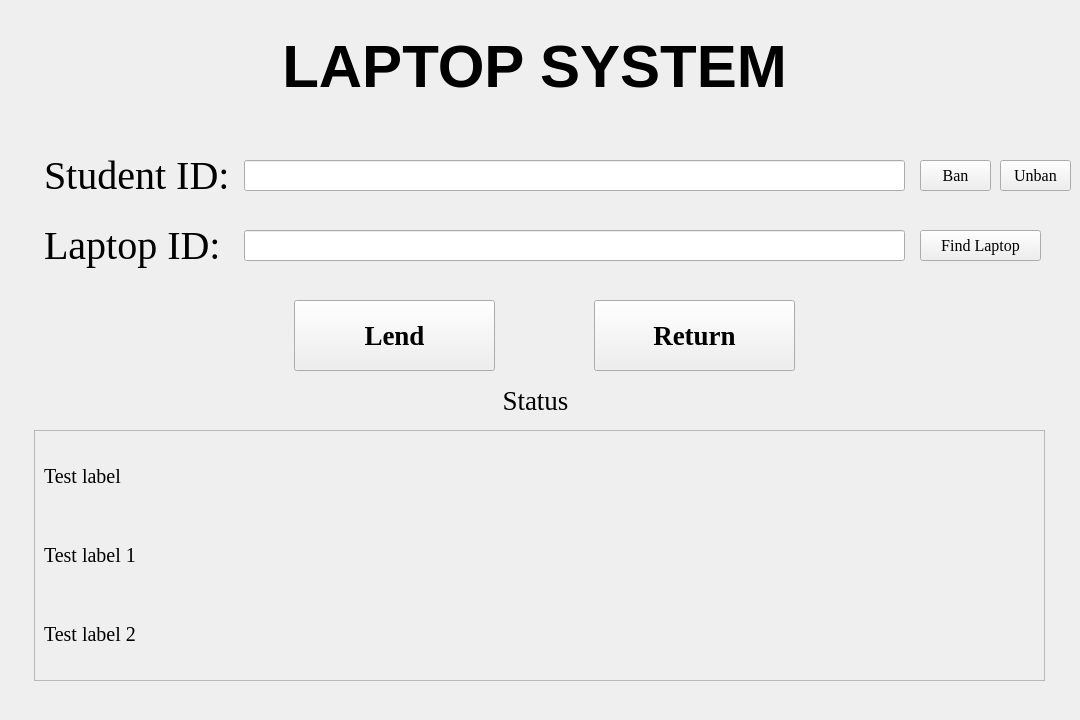
<?xml version="1.0" encoding="UTF-8"?>
<ui version="4.0">
 <class>MainWindow</class>
 <widget class="QMainWindow" name="MainWindow">
  <property name="geometry">
   <rect>
    <x>0</x>
    <y>0</y>
    <width>1080</width>
    <height>720</height>
   </rect>
  </property>
  <property name="minimumSize">
   <size>
    <width>1080</width>
    <height>720</height>
   </size>
  </property>
  <property name="windowTitle">
   <string>MainWindow</string>
  </property>
  <property name="autoFillBackground">
   <bool>false</bool>
  </property>
  <property name="styleSheet">
   <string notr="true">selection-color: rgb(170, 255, 255);</string>
  </property>
  <widget class="QWidget" name="centralwidget">
   <widget class="QLabel" name="studentID_label">
    <property name="geometry">
     <rect>
      <x>44</x>
      <y>150</y>
      <width>191</width>
      <height>51</height>
     </rect>
    </property>
    <property name="font">
     <font>
      <family>Times New Roman</family>
      <pointsize>30</pointsize>
     </font>
    </property>
    <property name="text">
     <string>Student ID:</string>
    </property>
   </widget>
   <widget class="QLabel" name="laptopID_label">
    <property name="geometry">
     <rect>
      <x>44</x>
      <y>220</y>
      <width>191</width>
      <height>51</height>
     </rect>
    </property>
    <property name="font">
     <font>
      <family>Times New Roman</family>
      <pointsize>30</pointsize>
     </font>
    </property>
    <property name="text">
     <string>Laptop ID:</string>
    </property>
   </widget>
   <widget class="QScrollArea" name="display_borrowed_laptops">
    <property name="geometry">
     <rect>
      <x>34</x>
      <y>430</y>
      <width>1011</width>
      <height>251</height>
     </rect>
    </property>
    <property name="font">
     <font>
      <family>Times New Roman</family>
      <pointsize>20</pointsize>
     </font>
    </property>
    <property name="mouseTracking">
     <bool>true</bool>
    </property>
    <property name="styleSheet">
     <string notr="true"/>
    </property>
    <property name="lineWidth">
     <number>1</number>
    </property>
    <property name="widgetResizable">
     <bool>true</bool>
    </property>
    <widget class="QWidget" name="scroll_contents">
     <property name="geometry">
      <rect>
       <x>0</x>
       <y>0</y>
       <width>1009</width>
       <height>249</height>
      </rect>
     </property>
     <property name="font">
      <font>
       <family>Times New Roman</family>
       <pointsize>20</pointsize>
      </font>
     </property>
     <property name="mouseTracking">
      <bool>true</bool>
     </property>
     <layout class="QVBoxLayout" name="verticalLayout">
      <item>
       <widget class="QLabel" name="test_label">
        <property name="font">
         <font>
          <family>Times New Roman</family>
          <pointsize>15</pointsize>
         </font>
        </property>
        <property name="text">
         <string>Test label</string>
        </property>
       </widget>
      </item>
      <item>
       <widget class="QLabel" name="test_label1">
        <property name="font">
         <font>
          <family>Times New Roman</family>
          <pointsize>15</pointsize>
         </font>
        </property>
        <property name="text">
         <string>Test label 1</string>
        </property>
       </widget>
      </item>
      <item>
       <widget class="QLabel" name="test_label2">
        <property name="font">
         <font>
          <family>Times New Roman</family>
          <pointsize>15</pointsize>
         </font>
        </property>
        <property name="text">
         <string>Test label 2</string>
        </property>
       </widget>
      </item>
     </layout>
    </widget>
   </widget>
   <widget class="QLineEdit" name="SID_input">
    <property name="geometry">
     <rect>
      <x>244</x>
      <y>160</y>
      <width>661</width>
      <height>31</height>
     </rect>
    </property>
    <property name="font">
     <font>
      <family>Times New Roman</family>
      <pointsize>15</pointsize>
     </font>
    </property>
   </widget>
   <widget class="QLineEdit" name="LID_input">
    <property name="geometry">
     <rect>
      <x>244</x>
      <y>230</y>
      <width>661</width>
      <height>31</height>
     </rect>
    </property>
    <property name="font">
     <font>
      <family>Times New Roman</family>
      <pointsize>15</pointsize>
     </font>
    </property>
   </widget>
   <widget class="QLabel" name="mainLabel">
    <property name="geometry">
     <rect>
      <x>-6</x>
      <y>20</y>
      <width>1081</width>
      <height>91</height>
     </rect>
    </property>
    <property name="font">
     <font>
      <pointsize>45</pointsize>
      <weight>75</weight>
      <bold>true</bold>
      <underline>false</underline>
      <kerning>true</kerning>
     </font>
    </property>
    <property name="text">
     <string>LAPTOP SYSTEM</string>
    </property>
    <property name="alignment">
     <set>Qt::AlignCenter</set>
    </property>
   </widget>
   <widget class="QPushButton" name="lend_button">
    <property name="geometry">
     <rect>
      <x>294</x>
      <y>300</y>
      <width>201</width>
      <height>71</height>
     </rect>
    </property>
    <property name="font">
     <font>
      <family>Times New Roman</family>
      <pointsize>20</pointsize>
      <weight>75</weight>
      <bold>true</bold>
     </font>
    </property>
    <property name="cursor">
     <cursorShape>PointingHandCursor</cursorShape>
    </property>
    <property name="mouseTracking">
     <bool>true</bool>
    </property>
    <property name="text">
     <string>Lend</string>
    </property>
   </widget>
   <widget class="QPushButton" name="return_button">
    <property name="geometry">
     <rect>
      <x>594</x>
      <y>300</y>
      <width>201</width>
      <height>71</height>
     </rect>
    </property>
    <property name="font">
     <font>
      <family>Times New Roman</family>
      <pointsize>20</pointsize>
      <weight>75</weight>
      <bold>true</bold>
     </font>
    </property>
    <property name="cursor">
     <cursorShape>PointingHandCursor</cursorShape>
    </property>
    <property name="mouseTracking">
     <bool>true</bool>
    </property>
    <property name="text">
     <string>Return</string>
    </property>
   </widget>
   <widget class="QLabel" name="label_status">
    <property name="geometry">
     <rect>
      <x>0</x>
      <y>380</y>
      <width>1071</width>
      <height>41</height>
     </rect>
    </property>
    <property name="font">
     <font>
      <family>Times New Roman</family>
      <pointsize>20</pointsize>
     </font>
    </property>
    <property name="styleSheet">
     <string notr="true"/>
    </property>
    <property name="text">
     <string>Status</string>
    </property>
    <property name="alignment">
     <set>Qt::AlignCenter</set>
    </property>
   </widget>
   <widget class="QPushButton" name="ban_button">
    <property name="geometry">
     <rect>
      <x>920</x>
      <y>160</y>
      <width>71</width>
      <height>31</height>
     </rect>
    </property>
    <property name="font">
     <font>
      <family>Times New Roman</family>
      <pointsize>12</pointsize>
     </font>
    </property>
    <property name="cursor">
     <cursorShape>PointingHandCursor</cursorShape>
    </property>
    <property name="mouseTracking">
     <bool>true</bool>
    </property>
    <property name="text">
     <string>Ban</string>
    </property>
   </widget>
   <widget class="QPushButton" name="unban_button">
    <property name="geometry">
     <rect>
      <x>1000</x>
      <y>160</y>
      <width>71</width>
      <height>31</height>
     </rect>
    </property>
    <property name="font">
     <font>
      <family>Times New Roman</family>
      <pointsize>12</pointsize>
     </font>
    </property>
    <property name="cursor">
     <cursorShape>PointingHandCursor</cursorShape>
    </property>
    <property name="mouseTracking">
     <bool>true</bool>
    </property>
    <property name="text">
     <string>Unban</string>
    </property>
   </widget>
   <widget class="QPushButton" name="findlap_button">
    <property name="geometry">
     <rect>
      <x>920</x>
      <y>230</y>
      <width>121</width>
      <height>31</height>
     </rect>
    </property>
    <property name="font">
     <font>
      <family>Times New Roman</family>
      <pointsize>12</pointsize>
     </font>
    </property>
    <property name="cursor">
     <cursorShape>PointingHandCursor</cursorShape>
    </property>
    <property name="mouseTracking">
     <bool>true</bool>
    </property>
    <property name="text">
     <string>Find Laptop</string>
    </property>
   </widget>
  </widget>
 </widget>
 <resources/>
 <connections/>
</ui>
